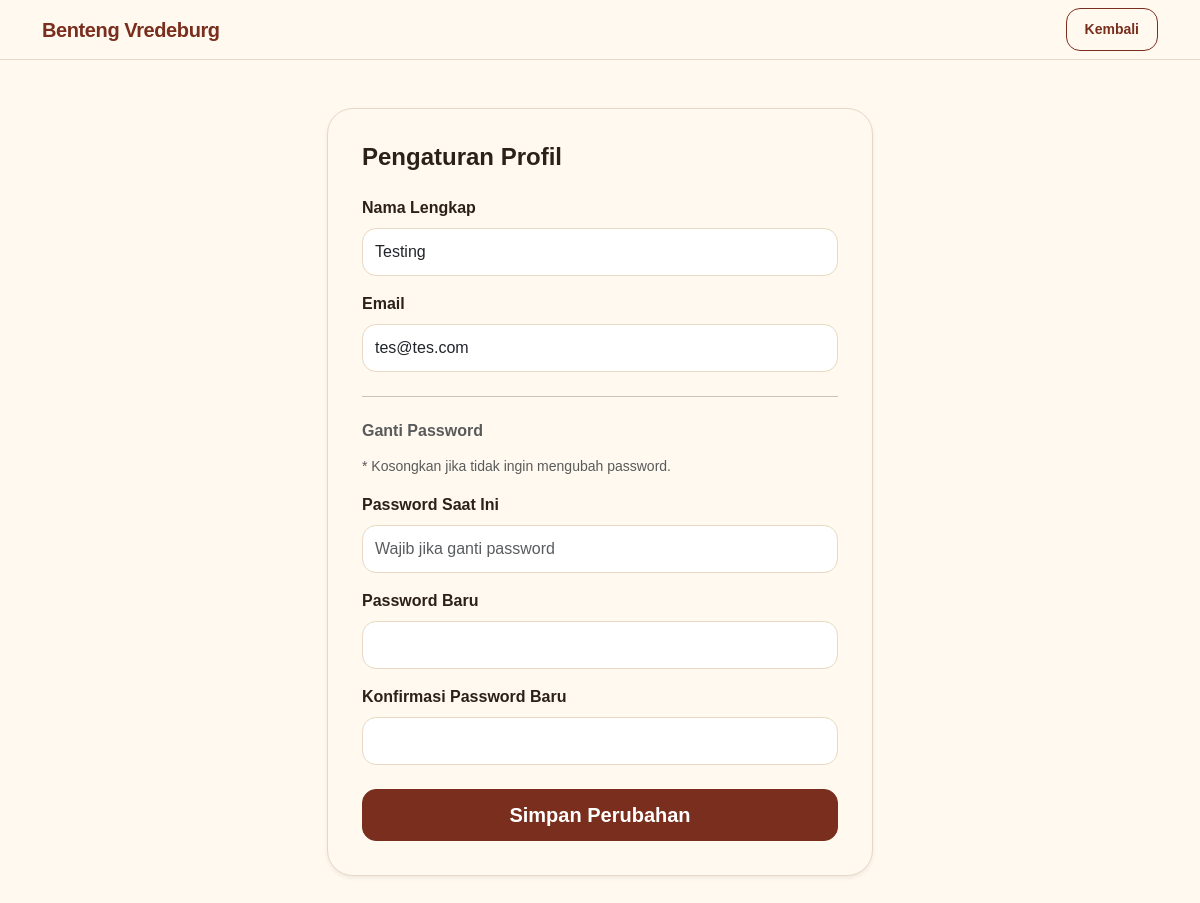
/user/edit_profile.php (signed in), run on an earlier commit of the app's database.
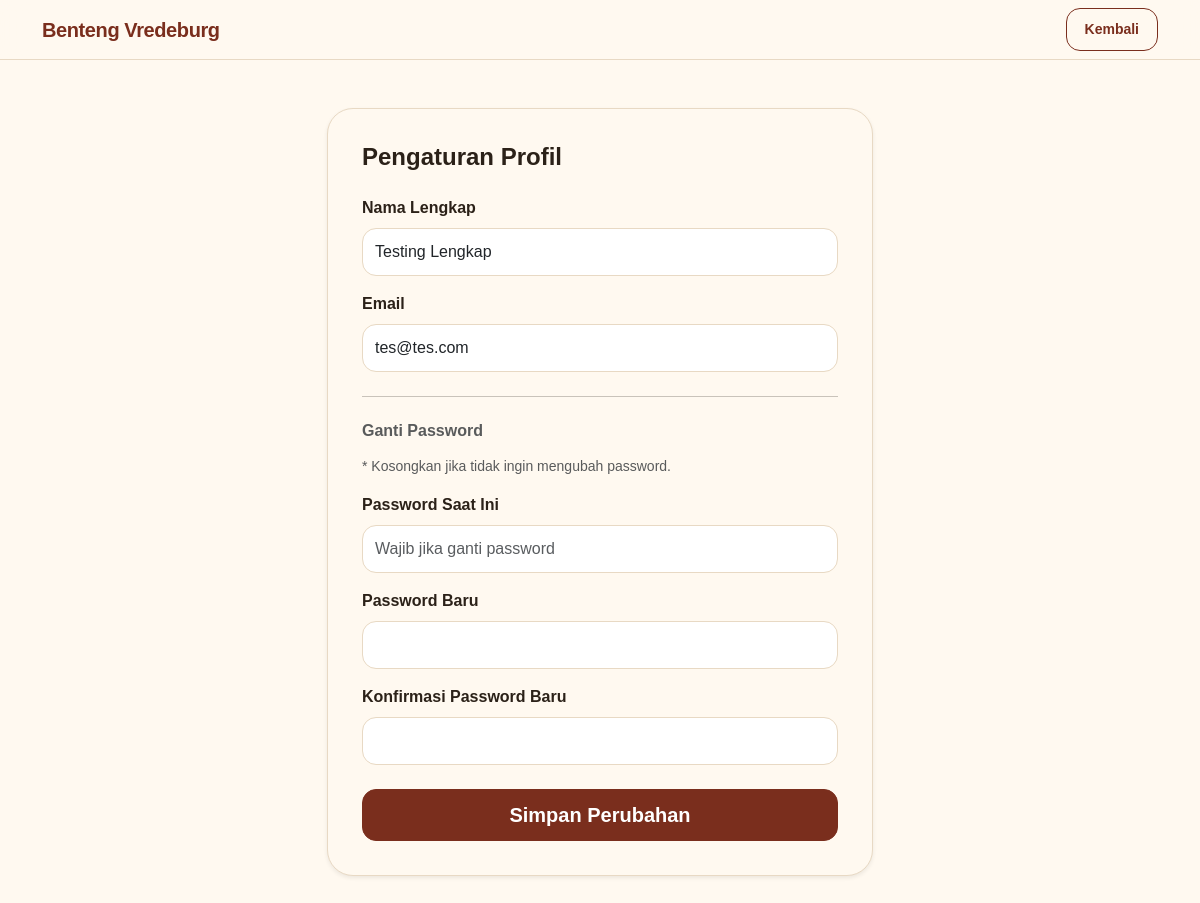
And on a later commit of the database.
### tables this page shows
CREATE TABLE `users` (
  `id_user` int(11) NOT NULL,
  `nama_lengkap` varchar(100) NOT NULL,
  `email` varchar(100) NOT NULL,
  `password` varchar(255) NOT NULL,
  `role` enum('admin','user') NOT NULL DEFAULT 'user',
  `created_at` timestamp NOT NULL DEFAULT current_timestamp(),
  `created_by` varchar(50) DEFAULT 'system',
  `updated_at` timestamp NULL DEFAULT NULL ON UPDATE current_timestamp(),
  `updated_by` varchar(50) DEFAULT NULL,
  `is_deleted` tinyint(1) DEFAULT 0,
  `deleted_at` timestamp NULL DEFAULT NULL,
  `deleted_by` varchar(50) DEFAULT NULL
);

### config/functions.php (called while the page is built, shortened)
<?php
function e($value) {
    return htmlspecialchars($value ?? '', ENT_QUOTES, 'UTF-8');
}

### user/edit_profile.php (the view, shortened to what this page needs)
<?php
require_once "../config/koneksi.php";
require_once "../config/functions.php";
$userId = currentUserId();
$stmt = $pdo->prepare("SELECT nama_lengkap, email FROM users WHERE id_user = ?");
$stmt->execute([$userId]);
$user = $stmt->fetch();
?>
<!DOCTYPE html>
<html lang="id">
<head>
    <link href="https://cdn.jsdelivr.net/npm/bootstrap@5.3.3/dist/css/bootstrap.min.css" rel="stylesheet">
    <link href="../assets/css/style.css" rel="stylesheet">
</head>
<body class="app-body">
<nav class="navbar navbar-expand-lg navbar-vredeburg sticky-top">
    <div class="container">
        <a class="navbar-brand fw-bold" href="../index.php">Benteng Vredeburg</a>
        <a href="dashboard.php" class="btn btn-outline-heritage btn-sm">Kembali</a>
    </div>
</nav>
<main class="py-5">
    <div class="container">
        <div class="row justify-content-center">
            <div class="col-lg-6">
                <div class="card-panel shadow-sm">
                    <h2 class="h4 fw-bold mb-4">Pengaturan Profil</h2>
                    <form action="proses_edit_profile.php" method="POST">
                        <div class="mb-3">
                            <label class="form-label">Nama Lengkap</label>
                            <input type="text" name="nama_lengkap" class="form-control" value="<?= e($user['nama_lengkap']); ?>" required>
                        </div>
                        <div class="mb-4">
                            <label class="form-label">Email</label>
                            <input type="email" name="email" class="form-control" value="<?= e($user['email']); ?>" required>
                        </div>
                        <hr class="my-4">
                        <h6 class="fw-bold mb-3 text-muted">Ganti Password</h6>
                        <p class="small text-muted mb-3 italic">* Kosongkan jika tidak ingin mengubah password.</p>
                        <div class="mb-3">
                            <label class="form-label">Password Saat Ini</label>
                            <input type="password" name="old_password" class="form-control" placeholder="Wajib jika ganti password">
                        </div>
                        <div class="mb-3">
                            <label class="form-label">Password Baru</label>
                            <input type="password" name="new_password" class="form-control">
                        </div>
                        <div class="mb-4">
                            <label class="form-label">Konfirmasi Password Baru</label>
                            <input type="password" name="confirm_password" class="form-control">
                        </div>
                        <button type="submit" class="btn btn-heritage btn-lg w-100">Simpan Perubahan</button>
                    </form>
                </div>
            </div>
        </div>
    </div>
</main>
</body>
</html>

What changed in the data, as far as the page shows it:
changed users "tes@tes.com": nama_lengkap "Testing" → "Testing Lengkap"
